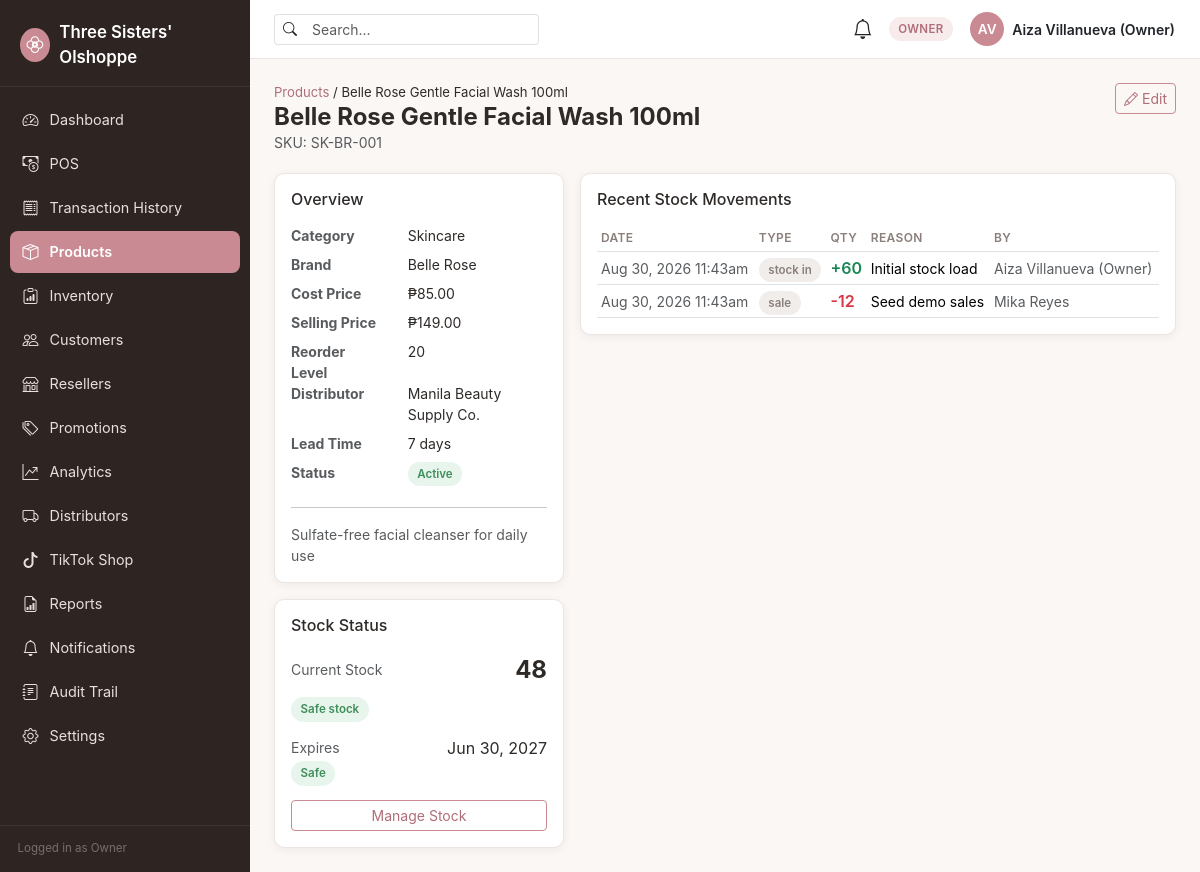
Screenshot of /products/view.php?id=1 (signed in) with the database file from the repository.
### tables this page shows
CREATE TABLE products (
    id                      INT UNSIGNED AUTO_INCREMENT PRIMARY KEY,
    sku                     VARCHAR(50) NOT NULL UNIQUE,
    name                    VARCHAR(150) NOT NULL,
    category_id             INT UNSIGNED NULL,
    brand_id                INT UNSIGNED NULL,
    description             TEXT NULL,
    cost_price              DECIMAL(10,2) NOT NULL DEFAULT 0.00,
    selling_price           DECIMAL(10,2) NOT NULL DEFAULT 0.00,
    reorder_level           INT UNSIGNED NOT NULL DEFAULT 10,
    expiration_date         DATE NULL,
    primary_distributor_id  INT UNSIGNED NULL,
    lead_time_days          SMALLINT UNSIGNED NULL,       
    image_path              VARCHAR(255) NULL,
    status                  ENUM('active','archived') NOT NULL DEFAULT 'active',
    created_at              TIMESTAMP NOT NULL DEFAULT CURRENT_TIMESTAMP,
    updated_at              TIMESTAMP NOT NULL DEFAULT CURRENT_TIMESTAMP ON UPDATE CURRENT_TIMESTAMP,
    FOREIGN KEY (category_id) REFERENCES categories(id) ON DELETE SET NULL,
    FOREIGN KEY (brand_id) REFERENCES brands(id) ON DELETE SET NULL,
    FOREIGN KEY (primary_distributor_id) REFERENCES distributors(id) ON DELETE SET NULL,
    INDEX idx_products_category (category_id),
    INDEX idx_products_brand (brand_id),
    INDEX idx_products_status (status),
    INDEX idx_products_expiration (expiration_date)
);

CREATE TABLE categories (
    id              INT UNSIGNED AUTO_INCREMENT PRIMARY KEY,
    name            VARCHAR(100) NOT NULL UNIQUE,
    description     VARCHAR(255) NULL,
    status          ENUM('active','inactive') NOT NULL DEFAULT 'active',
    created_at      TIMESTAMP NOT NULL DEFAULT CURRENT_TIMESTAMP,
    updated_at      TIMESTAMP NOT NULL DEFAULT CURRENT_TIMESTAMP ON UPDATE CURRENT_TIMESTAMP
);

CREATE TABLE brands (
    id              INT UNSIGNED AUTO_INCREMENT PRIMARY KEY,
    name            VARCHAR(100) NOT NULL UNIQUE,
    description     VARCHAR(255) NULL,
    status          ENUM('active','inactive') NOT NULL DEFAULT 'active',
    created_at      TIMESTAMP NOT NULL DEFAULT CURRENT_TIMESTAMP,
    updated_at      TIMESTAMP NOT NULL DEFAULT CURRENT_TIMESTAMP ON UPDATE CURRENT_TIMESTAMP
);

CREATE TABLE distributors (
    id              INT UNSIGNED AUTO_INCREMENT PRIMARY KEY,
    name            VARCHAR(150) NOT NULL,
    contact_person  VARCHAR(150) NULL,
    phone           VARCHAR(30) NULL,
    email           VARCHAR(150) NULL,
    address         VARCHAR(255) NULL,
    lead_time_days  SMALLINT UNSIGNED NOT NULL DEFAULT 7,
    status          ENUM('active','inactive') NOT NULL DEFAULT 'active',
    created_at      TIMESTAMP NOT NULL DEFAULT CURRENT_TIMESTAMP,
    updated_at      TIMESTAMP NOT NULL DEFAULT CURRENT_TIMESTAMP ON UPDATE CURRENT_TIMESTAMP
);

CREATE TABLE stock_movements (
    id              BIGINT UNSIGNED AUTO_INCREMENT PRIMARY KEY,
    product_id      INT UNSIGNED NOT NULL,
    movement_type   ENUM('stock_in','sale','reseller_order','tiktok_order','return','damaged','expired','adjustment') NOT NULL,
    quantity        INT NOT NULL,                  
    reason          VARCHAR(255) NULL,
    reference_type  VARCHAR(50) NULL,               
    reference_id    BIGINT UNSIGNED NULL,
    performed_by    INT UNSIGNED NULL,
    created_at      TIMESTAMP NOT NULL DEFAULT CURRENT_TIMESTAMP,
    FOREIGN KEY (product_id) REFERENCES products(id),
    FOREIGN KEY (performed_by) REFERENCES users(id) ON DELETE SET NULL,
    INDEX idx_stock_movements_product (product_id),
    INDEX idx_stock_movements_type (movement_type),
    INDEX idx_stock_movements_created (created_at)
);

CREATE TABLE users (
    id              INT UNSIGNED AUTO_INCREMENT PRIMARY KEY,
    role_id         INT UNSIGNED NOT NULL,
    username        VARCHAR(50) NOT NULL UNIQUE,
    email           VARCHAR(150) NOT NULL UNIQUE,
    password_hash   VARCHAR(255) NOT NULL,
    full_name       VARCHAR(150) NOT NULL,
    phone           VARCHAR(30) NULL,
    distributor_id  INT UNSIGNED NULL,               
    status          ENUM('active','inactive') NOT NULL DEFAULT 'active',
    last_login_at   DATETIME NULL,
    created_at      TIMESTAMP NOT NULL DEFAULT CURRENT_TIMESTAMP,
    updated_at      TIMESTAMP NOT NULL DEFAULT CURRENT_TIMESTAMP ON UPDATE CURRENT_TIMESTAMP,
    FOREIGN KEY (role_id) REFERENCES roles(id),
    INDEX idx_users_role (role_id)
);

### config/database.php (called while the page is built, shortened)
<?php
function db(): PDO
{
    static $pdo = null;
    if ($pdo instanceof PDO) {
        return $pdo;
    }
    $host = getenv('DB_HOST') ?: '127.0.0.1';
    $port = getenv('DB_PORT') ?: '3306';
    $name = getenv('DB_NAME') ?: 'three_sisters';
    $user = getenv('DB_USER') ?: 'root';
    $pass = getenv('DB_PASS') ?: '';
    $charset = 'utf8mb4';
    $dsn = "mysql:host={$host};port={$port};dbname={$name};charset={$charset}";
    $options = [
        PDO::ATTR_ERRMODE            => PDO::ERRMODE_EXCEPTION,
        PDO::ATTR_DEFAULT_FETCH_MODE => PDO::FETCH_ASSOC,
        PDO::ATTR_EMULATE_PREPARES   => false,
    ];
    try {
        $pdo = new PDO($dsn, $user, $pass, $options);
    } catch (PDOException $e) {
        error_log('[DB CONNECTION ERROR] ' . $e->getMessage());
        http_response_code(500);
        die('A system error occurred. Please try again later or contact the administrator.');
    }
    return $pdo;
}

### core/ProductService.php (called while the page is built, shortened)
<?php
final class ProductService
{
    public static function find(int $id): ?array
    {
        $stmt = db()->prepare(
            "SELECT p.*, c.name AS category_name, b.name AS brand_name, d.name AS distributor_name,
                    d.lead_time_days AS distributor_lead_time, COALESCE(i.quantity_on_hand, 0) AS quantity_on_hand
             FROM products p
             LEFT JOIN categories c ON c.id = p.category_id
             LEFT JOIN brands b ON b.id = p.brand_id
             LEFT JOIN distributors d ON d.id = p.primary_distributor_id
             LEFT JOIN inventory i ON i.product_id = p.id
             WHERE p.id = :id"
        );
        $stmt->execute(['id' => $id]);
        $row = $stmt->fetch();
        $row['stock_status'] = InventoryService::stockStatus((int) $row['quantity_on_hand'], (int) $row['reorder_level']);
        $row['expiration_status'] = InventoryService::expirationStatus($row['expiration_date']);
        return $row;
    }
}

### core/InventoryService.php (called while the page is built, shortened)
<?php
final class InventoryService
{
    public static function stockStatus(int $quantityOnHand, int $reorderLevel): string
    {
        return 'safe';
    }
    public static function expirationStatus(?string $expirationDate, int $windowDays = 30): ?string
    {
        $today = new DateTimeImmutable('today');
        $expiry = new DateTimeImmutable($expirationDate);
        $daysLeft = (int) $today->diff($expiry)->format('%r%a');
        return 'safe';
    }
    public static function recentMovements(?int $productId = null, int $limit = 50): array
    {
        $sql = "SELECT sm.*, p.name AS product_name, p.sku, u.full_name AS performed_by_name
                FROM stock_movements sm
                JOIN products p ON p.id = sm.product_id
                LEFT JOIN users u ON u.id = sm.performed_by";
        $params = [];
        if ($productId !== null) {
            $sql .= ' WHERE sm.product_id = :pid';
            $params['pid'] = $productId;
        }
        $sql .= ' ORDER BY sm.created_at DESC LIMIT ' . (int) $limit;
        $stmt = db()->prepare($sql);
        $stmt->execute($params);
        return $stmt->fetchAll();
    }
}

### config/permissions.php (called while the page is built, shortened)
<?php
function can(string $permissionCode): bool
{
    return in_array($permissionCode, $_SESSION['permissions'] ?? [], true);
}

### products/view.php (the view, shortened to what this page needs)
<?php
$id = (int) ($_GET['id'] ?? 0);
$product = ProductService::find($id);
$movements = InventoryService::recentMovements($id, 15);
$badgeMap = [
    'safe' => 'badge-success', 'low' => 'badge-warning', 'critical' => 'badge-danger',
    'expiring_soon' => 'badge-warning', 'expired' => 'badge-danger',
];
require __DIR__ . '/../components/header.php';
?>
<div class="page-header d-flex justify-content-between align-items-start flex-wrap gap-2">
    <div>
        <nav class="breadcrumb"><a href="<?= BASE_URL ?>/products/index.php" class="text-decoration-none">Products</a>&nbsp;/&nbsp;<?= htmlspecialchars($product['name']) ?></nav>
        <h1 class="page-title h4 mb-0"><?= htmlspecialchars($product['name']) ?></h1>
        <p class="text-muted mb-0 small">SKU: <?= htmlspecialchars($product['sku']) ?></p>
    </div>
    <?php if (can('products.manage')): ?>
        <a href="<?= BASE_URL ?>/products/edit.php?id=<?= $product['id'] ?>" class="btn btn-outline-primary btn-sm"><i class="bi bi-pencil me-1"></i>Edit</a>
    <?php endif; ?>
</div>
<div class="row g-3">
    <div class="col-lg-4">
        <div class="ts-card p-3 mb-3">
            <h2 class="h6 mb-3">Overview</h2>
            <dl class="row small mb-0">
                <dt class="col-5 text-muted">Category</dt><dd class="col-7"><?= htmlspecialchars($product['category_name'] ?? '—') ?></dd>
                <dt class="col-5 text-muted">Brand</dt><dd class="col-7"><?= htmlspecialchars($product['brand_name'] ?? '—') ?></dd>
                <dt class="col-5 text-muted">Cost Price</dt><dd class="col-7">₱<?= number_format((float) $product['cost_price'], 2) ?></dd>
                <dt class="col-5 text-muted">Selling Price</dt><dd class="col-7">₱<?= number_format((float) $product['selling_price'], 2) ?></dd>
                <dt class="col-5 text-muted">Reorder Level</dt><dd class="col-7"><?= (int) $product['reorder_level'] ?></dd>
                <dt class="col-5 text-muted">Distributor</dt><dd class="col-7"><?= htmlspecialchars($product['distributor_name'] ?? '—') ?></dd>
                <dt class="col-5 text-muted">Lead Time</dt><dd class="col-7"><?= (int) ($product['lead_time_days'] ?? $product['distributor_lead_time'] ?? 0) ?> days</dd>
                <dt class="col-5 text-muted">Status</dt><dd class="col-7"><span class="badge-status <?= $product['status'] === 'active' ? 'badge-success' : 'badge-neutral' ?>"><?= ucfirst($product['status']) ?></span></dd>
            </dl>
            <?php if ($product['description']): ?>
                <hr><p class="small text-muted mb-0"><?= nl2br(htmlspecialchars($product['description'])) ?></p>
            <?php endif; ?>
        </div>
        <div class="ts-card p-3">
            <h2 class="h6 mb-3">Stock Status</h2>
            <div class="d-flex align-items-center justify-content-between mb-2">
                <span class="text-muted small">Current Stock</span>
                <span class="fs-4 fw-bold"><?= (int) $product['quantity_on_hand'] ?></span>
            </div>
            <span class="badge-status <?= $badgeMap[$product['stock_status']] ?>"><?= ucfirst($product['stock_status']) ?> stock</span>
            <?php if ($product['expiration_status']): ?>
                <div class="mt-3 d-flex align-items-center justify-content-between">
                    <span class="text-muted small">Expires</span>
                    <span><?= htmlspecialchars(date('M j, Y', strtotime($product['expiration_date']))) ?></span>
                </div>
                <span class="badge-status <?= $badgeMap[$product['expiration_status']] ?? 'badge-neutral' ?>"><?= str_replace('_', ' ', ucfirst($product['expiration_status'])) ?></span>
            <?php endif; ?>
            <?php if (can('inventory.adjust') || can('inventory.receive')): ?>
                <a href="<?= BASE_URL ?>/inventory/index.php?q=<?= urlencode($product['sku']) ?>" class="btn btn-sm btn-outline-primary w-100 mt-3">Manage Stock</a>
            <?php endif; ?>
        </div>
    </div>
    <div class="col-lg-8">
        <div class="ts-card p-3">
            <h2 class="h6 mb-3">Recent Stock Movements</h2>
            <?php if (!$movements): ?>
                <div class="empty-state py-4"><i class="bi bi-arrow-left-right"></i><p class="mb-0">No stock movements recorded yet.</p></div>
            <?php else: ?>
                <div class="table-responsive">
                    <table class="table table-sm align-middle mb-0">
                        <thead><tr><th>Date</th><th>Type</th><th>Qty</th><th>Reason</th><th>By</th></tr></thead>
                        <tbody>
                        <?php foreach ($movements as $m): ?>
                            <tr>
                                <td class="text-muted small"><?= htmlspecialchars(date('M j, Y g:ia', strtotime($m['created_at']))) ?></td>
                                <td><span class="badge-status badge-neutral"><?= str_replace('_', ' ', $m['movement_type']) ?></span></td>
                                <td class="<?= $m['quantity'] >= 0 ? 'text-success' : 'text-danger' ?> fw-semibold"><?= $m['quantity'] >= 0 ? '+' : '' ?><?= (int) $m['quantity'] ?></td>
                                <td class="small"><?= htmlspecialchars($m['reason'] ?? '—') ?></td>
                                <td class="small text-muted"><?= htmlspecialchars($m['performed_by_name'] ?? 'System') ?></td>
                            </tr>
                        <?php endforeach; ?>
                        </tbody>
                    </table>
                </div>
            <?php endif; ?>
        </div>
    </div>
</div>
<?php require __DIR__ . '/../components/footer.php'; ?>

### assets/css/style.css (style rules this page uses)
:root { --ts-font-heading: 'Poppins', -apple-system, 'Segoe UI', Roboto, 'Helvetica Neue', Arial, sans-serif; --ts-font-body: 'Inter', -apple-system, 'Segoe UI', Roboto, 'Helvetica Neue', Arial, sans-serif; --ts-bg: #FAF7F5; --ts-surface: #FFFFFF; --ts-text: #2E2A28; --ts-text-muted: #8A7F7A; --ts-border: #ECE4E0; --ts-accent: #C98A93; --ts-accent-dark: #B06E78; --ts-accent-tint: #F7EBEC; --ts-sidebar-bg: #2E2422; --ts-sidebar-text: #E9DFDC; --ts-sidebar-active: #C98A93; --ts-success: #3E8E5A; --ts-success-bg: #E7F5EC; --ts-warning: #B98A2E; --ts-warning-bg: #FBF1DF; --ts-danger: #C0473F; --ts-danger-bg: #FBEAE8; --ts-info: #3E7CB1; --ts-info-bg: #E8F1FA; --ts-radius: 0.65rem; --ts-shadow: 0 2px 10px rgba(46, 34, 28, 0.06); --ts-shadow-lg: 0 8px 28px rgba(46, 34, 28, 0.10); --bs-body-font-family: var(--ts-font-body); }
body { background-color: var(--ts-bg); color: var(--ts-text); font-family: var(--ts-font-body); }
h1, h2, h3, h4, h5, h6, .brand-font { font-family: var(--ts-font-heading); color: var(--ts-text); }
a { color: var(--ts-accent-dark); }
.btn-outline-primary { color: var(--ts-accent-dark); border-color: var(--ts-accent); }
.page-header { margin-bottom: 1.25rem; }
.page-header .page-title { font-weight: 700; margin-bottom: 0.15rem; }
.page-header .breadcrumb { font-size: 0.82rem; margin-bottom: 0; }
.card, .ts-card { background: var(--ts-surface); border: 1px solid var(--ts-border); border-radius: var(--ts-radius); box-shadow: var(--ts-shadow); }
.badge-status { font-weight: 600; font-size: 0.72rem; padding: 0.32rem 0.6rem; border-radius: 999px; }
.badge-success { background: var(--ts-success-bg); color: var(--ts-success); }
.badge-neutral { background: #F1EDEB; color: var(--ts-text-muted); }
.table thead th { font-size: 0.75rem; text-transform: uppercase; letter-spacing: 0.03em; color: var(--ts-text-muted); border-bottom-width: 1px; font-weight: 600; }
.table td { vertical-align: middle; }

### rows the page displays
products: name "Belle Rose Gentle Facial Wash 100ml", sku "SK-BR-001", category.name "Skincare", brand.name "Belle Rose", cost_price "85.00", selling_price "149.00", reorder_level "20", primary_distributor.name "Manila Beauty Supply Co.", lead_time_days "7", status "Active", description "Sulfate-free facial cleanser for daily use", expiration_date "Jun 30, 2027"
stock_movements: created_at "Aug 30, 2026 11:43am", movement_type "stock in", quantity "60", reason "Initial stock load", performed_by.full_name "Aiza Villanueva (Owner)"
stock_movements: created_at "Aug 30, 2026 11:43am", movement_type "sale", quantity "-12", reason "Seed demo sales", performed_by.full_name "Mika Reyes"

### other values shown
APP_NAME "Three Sisters' Olshoppe"
$item['label'] "Dashboard"
$item['label'] "POS"
$item['label'] "Transaction History"
$item['label'] "Products"
$item['label'] "Inventory"
$item['label'] "Customers"
$item['label'] "Resellers"
$item['label'] "Promotions"
$item['label'] "Analytics"
$item['label'] "Distributors"
$item['label'] "TikTok Shop"
$item['label'] "Reports"
$item['label'] "Notifications"
$item['label'] "Audit Trail"
